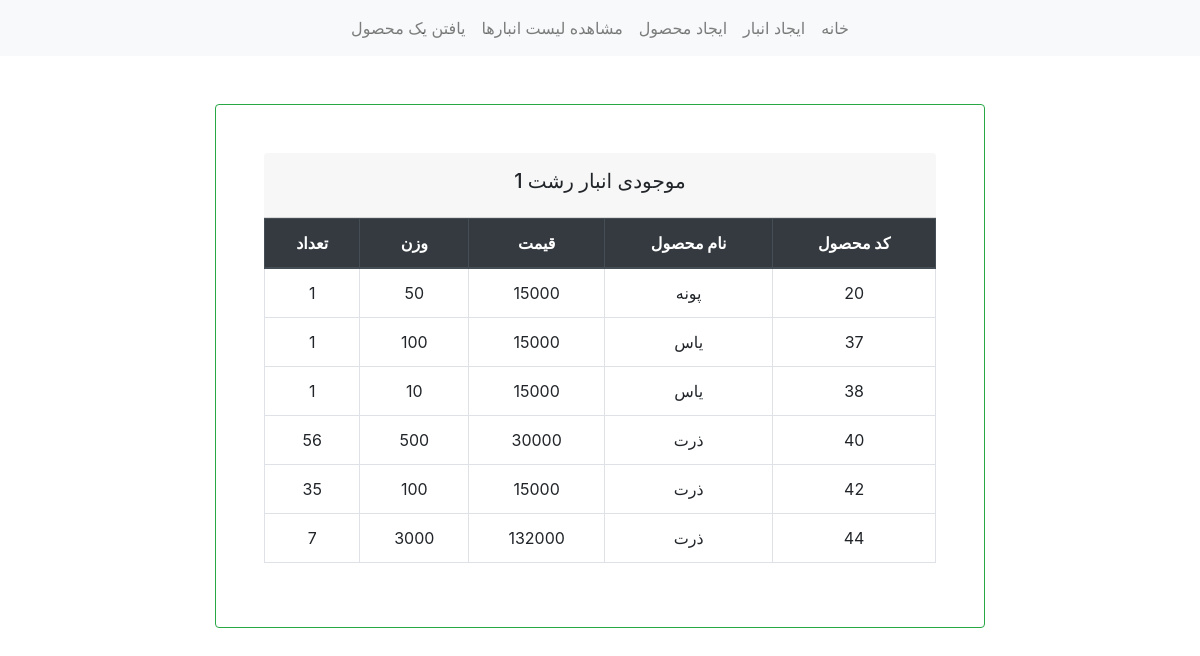
Page /showWarehouse.php?id=1&name=انبار رشت 1 on the committed database.
### tables this page shows
CREATE TABLE `product` (
  `id` int(11) NOT NULL,
  `name` varchar(200) NOT NULL,
  `price` int(11) NOT NULL,
  `weight` int(11) NOT NULL
);

### showWarehouse.php (the view, shortened to what this page needs)
<?php
include('nav/header.php');
require_once("database/db_connection.php");
$ware_id = $_GET['id'];
$ware_name = $_GET['name'];
$sql_fetch_ware = "SELECT product_id FROM prod_ware WHERE warehouse_id = '$ware_id'";
$query = $conn->query($sql_fetch_ware);
$prod_id_array = array();
while ($result = $query->fetch_assoc()) {
    $prod_id_array[] = $result['product_id'];
}
$ids = join("','", $prod_id_array);
$sql = "SELECT * FROM product WHERE id IN ('$ids')";
$product_query = $conn->query($sql);
?>
<div class="container col-lg-8 mt-5">
    <div class="card p-5 border-success text-center">
        <div class="card-header p-3">
            <h5> موجودی <?php echo $ware_name ?></h5>
        </div>
        <table class="table table-hover table-bordered">
            <thead class="thead-dark">
                <tr>
                    <th scope="col">تعداد</th>
                    <th scope="col">وزن</th>
                    <th scope="col">قیمت</th>
                    <th scope="col">نام محصول</th>
                    <th scope="col">کد محصول</th>
                </tr>
            </thead>
            <tbody>
                <?php
                while ($row = mysqli_fetch_array($product_query)) { ?>
                    <tr>
                        <td><?php
                        $product_id = $row['id'];
                        $sql_find_quan = "SELECT quantity FROM prod_ware WHERE product_id = '$product_id' AND warehouse_id = '$ware_id'";
                        $query1 = $conn->query($sql_find_quan);
                        $quantity = array();
                        while ($res1 = $query1->fetch_assoc()) {
                            $quantity[] = $res1['quantity'];
                        }
                        echo "$quantity[0]";
                        ?></td>
                        <td><?php echo $row['weight'] ?></td>
                        <td><?php echo $row['price'] ?></td>
                        <td><?php echo $row['name'] ?></td>
                        <td><?php echo $row['id'] ?></td>
                    </tr>
                <?php } ?>
            </tbody>
        </table>
    </div>
</div>
</body>
</html>

### rows in the picture
product: quantity "1", weight "50", price "15000", name "پونه", id "20"
product: quantity "1", weight "100", price "15000", name "یاس", id "37"
product: quantity "1", weight "10", price "15000", name "یاس", id "38"
product: quantity "56", weight "500", price "30000", name "ذرت", id "40"
product: quantity "35", weight "100", price "15000", name "ذرت", id "42"
product: quantity "7", weight "3000", price "132000", name "ذرت", id "44"

### other values in the picture
$ware_name "انبار رشت 1"
